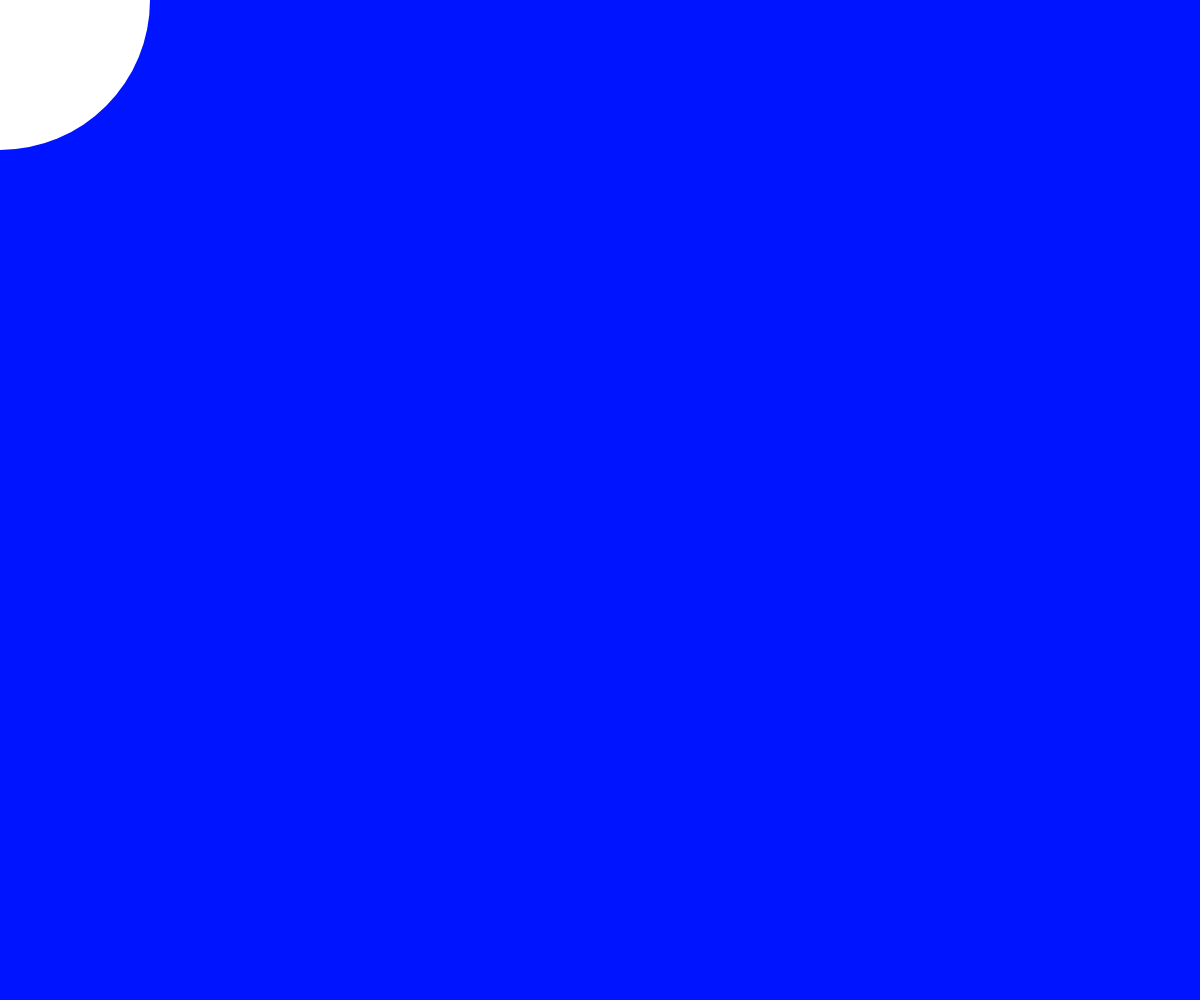
Frame 1 (no input)
Frame 60 (no input): identical to frame 1, image omitted
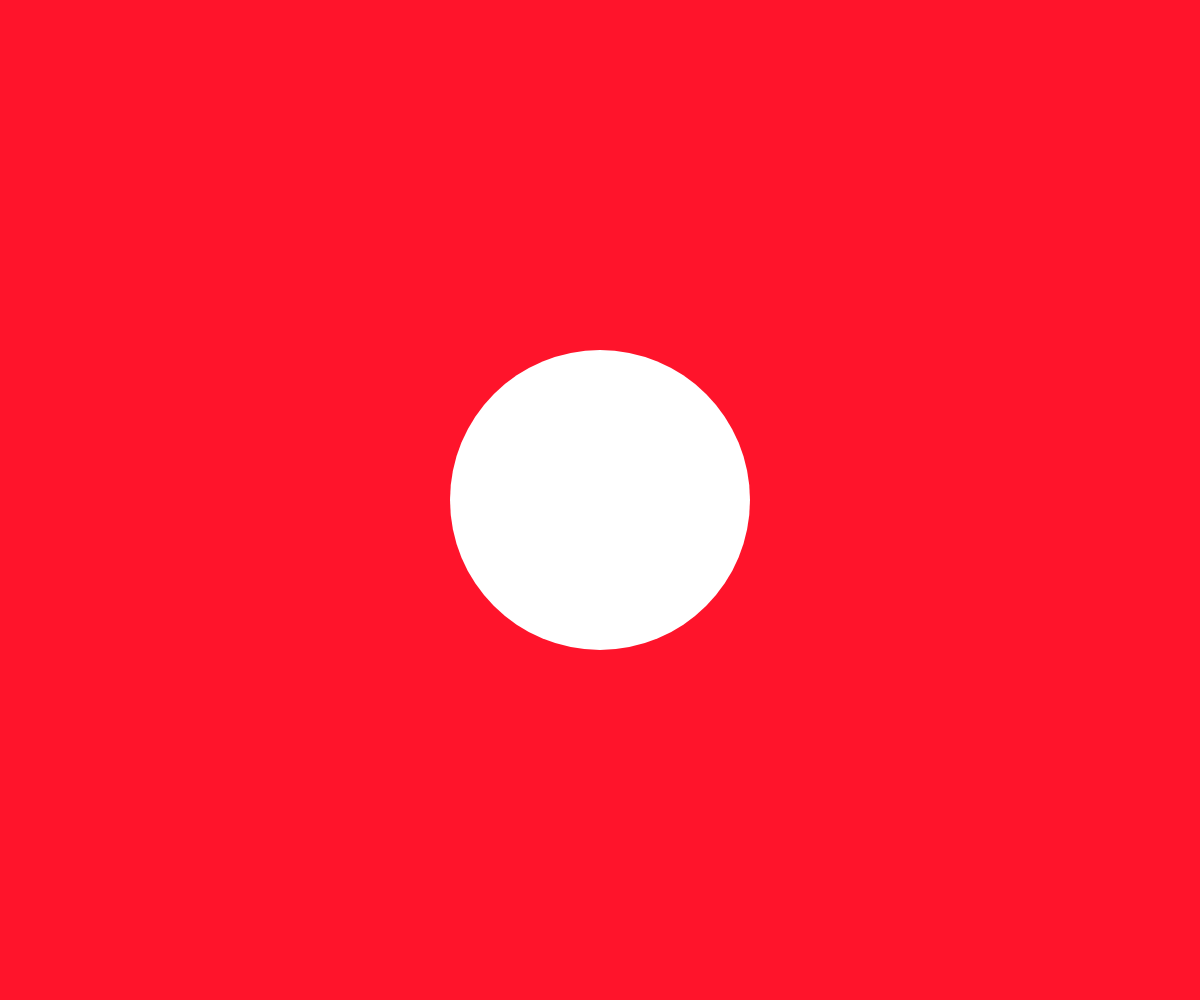
Frame 120 (the mouse pressed at the canvas centre since frame 60)

The p5.js sketch that drew these frames (run headless with seeded random() and noise() and a simulated clock; from frame 60 on, the mouse is pressed at the canvas centre):

// p5.js sketch
// ── sketch.js
let r = 0;
let b = 255;
function setup() {
  createCanvas(windowWidth, windowHeight);
}

function draw() {

  // background
  r = map(mouseX, 0, 600, 0, 255); 
  b = map(mouseY, 0, 600, 255, 0); 
  background(r, 20, b);
  // ellipse
  fill(255);
  noStroke();
  ellipse(mouseX, mouseY, 300, 300)

}
